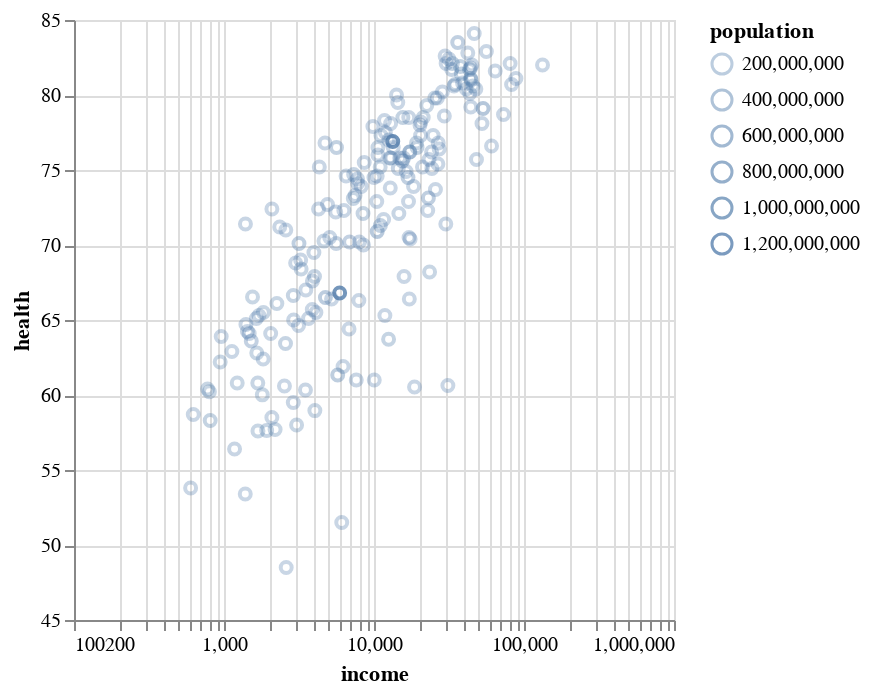

Notebook source saved alongside this figure:
### Markdown cell above
### Opacity

Closely connected with color, we can also vary the opacity of marks to encode data:

### Code cell
alt.Chart(df).mark_point().encode(
    alt.X('income').scale(type='log'),
    alt.Y('health').scale(zero=False),
    alt.Opacity('population')
)

### Figure 1 — Vega-Lite specification as saved in the notebook (floating-point values rounded to 4 significant figures; data arrays with more than 128 entries replaced by an {"elided": "..."} marker saying what was removed)
{"config": {"view": {"continuousWidth": 300, "continuousHeight": 300}}, "data": {"name": "data-7e3b7ef5d72a8470b0044710e8a24cca"}, "mark": {"type": "point"}, "encoding": {"opacity": {"field": "population", "type": "quantitative"}, "x": {"field": "income", "scale": {"type": "log"}, "type": "quantitative"}, "y": {"field": "health", "scale": {"zero": false}, "type": "quantitative"}}, "$schema": "https://vega.github.io/schema/vega-lite/v5.8.0.json", "datasets": {"data-7e3b7ef5d72a8470b0044710e8a24cca": {"elided": "187 records"}}}
